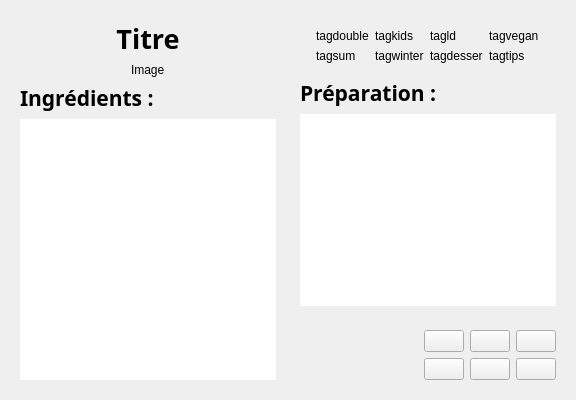
               <widget class="QFrame" name="frame_details">
                <property name="frameShape">
                 <enum>QFrame::NoFrame</enum>
                </property>
                <property name="frameShadow">
                 <enum>QFrame::Raised</enum>
                </property>
                <layout class="QGridLayout" name="gridLayout_20">
                 <item row="0" column="1" rowspan="6">
                  <widget class="QFrame" name="frame_9">
                   <property name="frameShape">
                    <enum>QFrame::NoFrame</enum>
                   </property>
                   <property name="frameShadow">
                    <enum>QFrame::Raised</enum>
                   </property>
                   <layout class="QGridLayout" name="gridLayout_33">
                    <item row="1" column="0">
                     <widget class="QLabel" name="label_6">
                      <property name="font">
                       <font>
                        <family>Poiret One</family>
                        <pointsize>16</pointsize>
                        <weight>75</weight>
                        <italic>false</italic>
                        <bold>true</bold>
                       </font>
                      </property>
                      <property name="text">
                       <string>Préparation :</string>
                      </property>
                     </widget>
                    </item>
                    <item row="2" column="0">
                     <widget class="QTextEdit" name="tE_recette">
                      <property name="frameShape">
                       <enum>QFrame::NoFrame</enum>
                      </property>
                      <property name="readOnly">
                       <bool>true</bool>
                      </property>
                      <property name="html">
                       <string>&lt;!DOCTYPE HTML PUBLIC &quot;-//W3C//DTD HTML 4.0//EN&quot; &quot;http://www.w3.org/TR/REC-html40/strict.dtd&quot;&gt;
&lt;html&gt;&lt;head&gt;&lt;meta name=&quot;qrichtext&quot; content=&quot;1&quot; /&gt;&lt;style type=&quot;text/css&quot;&gt;
p, li { white-space: pre-wrap; }
&lt;/style&gt;&lt;/head&gt;&lt;body style=&quot; font-family:'Ubuntu'; font-size:11pt; font-weight:600; font-style:normal;&quot;&gt;
&lt;p align=&quot;justify&quot; style=&quot;-qt-paragraph-type:empty; margin-top:0px; margin-bottom:0px; margin-left:0px; margin-right:0px; -qt-block-indent:0; text-indent:0px; font-weight:400;&quot;&gt;&lt;br /&gt;&lt;/p&gt;&lt;/body&gt;&lt;/html&gt;</string>
                      </property>
                     </widget>
                    </item>
                    <item row="0" column="0" alignment="Qt::AlignHCenter">
                     <widget class="QFrame" name="frame_tags">
                      <property name="frameShape">
                       <enum>QFrame::NoFrame</enum>
                      </property>
                      <property name="frameShadow">
                       <enum>QFrame::Raised</enum>
                      </property>
                      <layout class="QGridLayout" name="gridLayout_8">
                       <item row="1" column="0">
                        <widget class="QLabel" name="label_summer">
                         <property name="toolTip">
                          <string>Plat d'été</string>
                         </property>
                         <property name="text">
                          <string>tagsum</string>
                         </property>
                        </widget>
                       </item>
                       <item row="1" column="2">
                        <widget class="QLabel" name="label_dessert_2">
                         <property name="toolTip">
                          <string>Dessert</string>
                         </property>
                         <property name="text">
                          <string>tagdesser</string>
                         </property>
                        </widget>
                       </item>
                       <item row="1" column="1">
                        <widget class="QLabel" name="label_winter">
                         <property name="toolTip">
                          <string>Plat d'hiver</string>
                         </property>
                         <property name="text">
                          <string>tagwinter</string>
                         </property>
                        </widget>
                       </item>
                       <item row="0" column="0">
                        <widget class="QLabel" name="label_double">
                         <property name="toolTip">
                          <string>Peut servir pour 2 repas</string>
                         </property>
                         <property name="text">
                          <string>tagdouble</string>
                         </property>
                        </widget>
                       </item>
                       <item row="1" column="3">
                        <widget class="QLabel" name="label_tips">
                         <property name="toolTip">
                          <string>Préparation</string>
                         </property>
                         <property name="text">
                          <string>tagtips</string>
                         </property>
                        </widget>
                       </item>
                       <item row="0" column="1">
                        <widget class="QLabel" name="label_kids">
                         <property name="toolTip">
                          <string>Les enfants aiment</string>
                         </property>
                         <property name="text">
                          <string>tagkids</string>
                         </property>
                        </widget>
                       </item>
                       <item row="0" column="2">
                        <widget class="QLabel" name="label_lunchdinner">
                         <property name="toolTip">
                          <string>Midi/Soir</string>
                         </property>
                         <property name="text">
                          <string>tagld</string>
                         </property>
                        </widget>
                       </item>
                       <item row="0" column="3">
                        <widget class="QLabel" name="label_vegan">
                         <property name="toolTip">
                          <string>Vegan</string>
                         </property>
                         <property name="text">
                          <string>tagvegan</string>
                         </property>
                        </widget>
                       </item>
                      </layout>
                     </widget>
                    </item>
                    <item row="2" column="0">
                     <widget class="QTextBrowser" name="tE_recette">
                      <property name="frameShape">
                       <enum>QFrame::NoFrame</enum>
                      </property>
                      <property name="readOnly">
                       <bool>true</bool>
                      </property>
                      <property name="html">
                       <string>&lt;!DOCTYPE HTML PUBLIC &quot;-//W3C//DTD HTML 4.0//EN&quot; &quot;http://www.w3.org/TR/REC-html40/strict.dtd&quot;&gt;
&lt;html&gt;&lt;head&gt;&lt;meta name=&quot;qrichtext&quot; content=&quot;1&quot; /&gt;&lt;style type=&quot;text/css&quot;&gt;
p, li { white-space: pre-wrap; }
&lt;/style&gt;&lt;/head&gt;&lt;body style=&quot; font-family:'Ubuntu'; font-size:11pt; font-weight:600; font-style:normal;&quot;&gt;
&lt;p align=&quot;justify&quot; style=&quot;-qt-paragraph-type:empty; margin-top:0px; margin-bottom:0px; margin-left:0px; margin-right:0px; -qt-block-indent:0; text-indent:0px; font-weight:400;&quot;&gt;&lt;br /&gt;&lt;/p&gt;&lt;/body&gt;&lt;/html&gt;</string>
                      </property>
                      <property name="textInteractionFlags">
                       <set>Qt::TextBrowserInteraction</set>
                      </property>
                      <property name="openExternalLinks">
                       <bool>true</bool>
                      </property>
                     </widget>
                    </item>
                   </layout>
                  </widget>
                 </item>
                 <item row="6" column="1">
                  <widget class="QFrame" name="frame_4">
                   <property name="frameShape">
                    <enum>QFrame::NoFrame</enum>
                   </property>
                   <property name="frameShadow">
                    <enum>QFrame::Raised</enum>
                   </property>
                   <layout class="QGridLayout" name="gridLayout_26">
                    <item row="0" column="2" alignment="Qt::AlignLeft">
                     <widget class="QPushButton" name="pB_send_2">
                      <property name="toolTip">
                       <string>Envoyer</string>
                      </property>
                      <property name="text">
                       <string/>
                      </property>
                      <property name="iconSize">
                       <size>
                        <width>40</width>
                        <height>40</height>
                       </size>
                      </property>
                     </widget>
                    </item>
                    <item row="0" column="0">
                     <spacer name="horizontalSpacer_10">
                      <property name="orientation">
                       <enum>Qt::Horizontal</enum>
                      </property>
                      <property name="sizeHint" stdset="0">
                       <size>
                        <width>40</width>
                        <height>20</height>
                       </size>
                      </property>
                     </spacer>
                    </item>
                    <item row="0" column="1" alignment="Qt::AlignLeft">
                     <widget class="QPushButton" name="pB_back">
                      <property name="toolTip">
                       <string>Revenir à la recette précédente</string>
                      </property>
                      <property name="text">
                       <string/>
                      </property>
                      <property name="iconSize">
                       <size>
                        <width>40</width>
                        <height>40</height>
                       </size>
                      </property>
                     </widget>
                    </item>
                    <item row="0" column="3" alignment="Qt::AlignLeft">
                     <widget class="QPushButton" name="pB_print_2">
                      <property name="toolTip">
                       <string>Imprimer</string>
                      </property>
                      <property name="text">
                       <string/>
                      </property>
                      <property name="iconSize">
                       <size>
                        <width>40</width>
                        <height>40</height>
                       </size>
                      </property>
                     </widget>
                    </item>
                    <item row="1" column="1">
                     <widget class="QPushButton" name="pB_delete">
                      <property name="toolTip">
                       <string>Supprimer cette recette</string>
                      </property>
                      <property name="text">
                       <string/>
                      </property>
                      <property name="iconSize">
                       <size>
                        <width>40</width>
                        <height>40</height>
                       </size>
                      </property>
                     </widget>
                    </item>
                    <item row="1" column="2">
                     <widget class="QPushButton" name="pB_modif_2">
                      <property name="toolTip">
                       <string>Modifier cette recette</string>
                      </property>
                      <property name="text">
                       <string/>
                      </property>
                      <property name="iconSize">
                       <size>
                        <width>40</width>
                        <height>40</height>
                       </size>
                      </property>
                      <property name="checkable">
                       <bool>true</bool>
                      </property>
                     </widget>
                    </item>
                    <item row="1" column="3">
                     <widget class="QPushButton" name="pB_new_recipe">
                      <property name="toolTip">
                       <string>Nouvelle recette</string>
                      </property>
                      <property name="text">
                       <string/>
                      </property>
                      <property name="iconSize">
                       <size>
                        <width>40</width>
                        <height>40</height>
                       </size>
                      </property>
                      <property name="checkable">
                       <bool>true</bool>
                      </property>
                     </widget>
                    </item>
                   </layout>
                  </widget>
                 </item>
                 <item row="0" column="0" rowspan="7">
                  <widget class="QFrame" name="frame_6">
                   <property name="frameShape">
                    <enum>QFrame::NoFrame</enum>
                   </property>
                   <property name="frameShadow">
                    <enum>QFrame::Raised</enum>
                   </property>
                   <layout class="QGridLayout" name="gridLayout_32">
                    <item row="2" column="0">
                     <widget class="QLabel" name="label_5">
                      <property name="font">
                       <font>
                        <family>Poiret One</family>
                        <pointsize>16</pointsize>
                        <weight>75</weight>
                        <italic>false</italic>
                        <bold>true</bold>
                       </font>
                      </property>
                      <property name="text">
                       <string>Ingrédients :</string>
                      </property>
                     </widget>
                    </item>
                    <item row="0" column="0">
                     <widget class="QLabel" name="label_titre">
                      <property name="font">
                       <font>
                        <family>Poiret One</family>
                        <pointsize>20</pointsize>
                        <weight>75</weight>
                        <italic>false</italic>
                        <bold>true</bold>
                       </font>
                      </property>
                      <property name="text">
                       <string>Titre</string>
                      </property>
                      <property name="alignment">
                       <set>Qt::AlignCenter</set>
                      </property>
                      <property name="wordWrap">
                       <bool>true</bool>
                      </property>
                      <property name="margin">
                       <number>3</number>
                      </property>
                     </widget>
                    </item>
                    <item row="3" column="0">
                     <widget class="QTextBrowser" name="tE_ingredients">
                      <property name="frameShape">
                       <enum>QFrame::NoFrame</enum>
                      </property>
                      <property name="readOnly">
                       <bool>true</bool>
                      </property>
                      <property name="textInteractionFlags">
                       <set>Qt::TextBrowserInteraction</set>
                      </property>
                      <property name="openExternalLinks">
                       <bool>true</bool>
                      </property>
                     </widget>
                    </item>
                    <item row="1" column="0" alignment="Qt::AlignHCenter">
                     <widget class="QLabel" name="label_image">
                      <property name="text">
                       <string>Image</string>
                      </property>
                     </widget>
                    </item>
                   </layout>
                  </widget>
                 </item>
                </layout>
               </widget>
